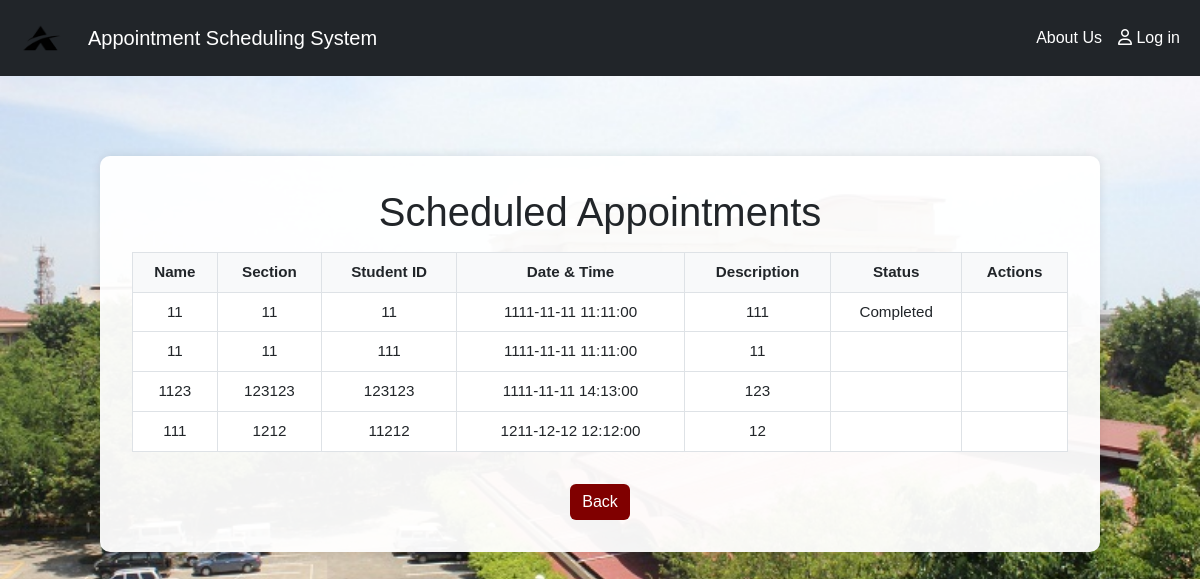
/Login/Students/viewappoint.php, run on the app's committed database.
### tables this page shows
CREATE TABLE `appointmentdb` (
  `ID` int(11) NOT NULL,
  `Student_ID` varchar(15) NOT NULL,
  `Student_Name` varchar(80) NOT NULL,
  `Section` varchar(10) NOT NULL,
  `Appointment_Date` datetime NOT NULL,
  `Description` varchar(255) NOT NULL,
  `Status` enum('Pending','Accepted','Ongoing','Completed') DEFAULT 'Pending'
);

### Login/Students/viewappoint.php (the view, shortened to what this page needs)
<?php
require 'C:\xampp\htdocs\itproject\DBconnect\Conn_appointments.php';
$sql = "SELECT Student_Name, Section, Appointment_Date, Student_ID, Description, Status FROM appointmentdb";
$result = mysqli_query($conn, $sql);
?>
<!DOCTYPE html>
<html lang="en">
<head>
    <link rel="stylesheet" href="https://cdnjs.cloudflare.com/ajax/libs/font-awesome/6.4.2/css/all.min.css">
    <link rel="stylesheet" href="https://cdn.jsdelivr.net/npm/bootstrap@5.3.0/dist/css/bootstrap.min.css">
    <link rel="stylesheet" href="/itproject/Login/Asset/addappoint.css">
    <link rel="stylesheet" href="/itproject/Login/Asset/viewappoint.css">
</head>
<body>
<nav class="navbar navbar-expand-lg navbar-dark bg-dark w-100">
    <div class="container-fluid">
        <a class="navbar-brand d-flex align-items-center" href="#">
            <img class="logo me-2" src="../../img/Alogo1.jpg" alt="Logo">
            <span class="text-white ms-2">Appointment Scheduling System</span>
        </a>
        <div class="collapse navbar-collapse" id="navbarNav">
            <ul class="navbar-nav ms-auto">
                <li class="nav-item"><a class="nav-link" href="\itproject\aboutus.php">About Us</a></li>
                <li class="nav-item">
                    <a class="nav-link btn btn-light text-dark" href="\itproject\Login\login.php">
                        <i class="fa-regular fa-user"></i> Log in
                    </a>
                </li>
            </ul>
        </div>
    </div>
</nav>
<div class="container d-flex justify-content-center mt-4">
    <div class="container3">
        <h1>Scheduled Appointments</h1>
        <table class="table table-bordered mt-3">
            <thead>
                <tr>
                    <th>Name</th>
                    <th>Section</th>
                    <th>Student ID</th>
                    <th>Date & Time</th>
                    <th>Description</th>
                    <th>Status</th>
                    <th>Actions</th>
                </tr>
            </thead>
            <tbody>
                <?php if ($result && $result->num_rows > 0): ?>
                    <?php while ($row = $result->fetch_assoc()): ?>
                        <tr>
                            <td><?= htmlspecialchars($row['Student_Name']); ?></td>
                            <td><?= htmlspecialchars($row['Section']); ?></td>
                            <td><?= htmlspecialchars($row['Student_ID']); ?></td>
                            <td><?= htmlspecialchars($row['Appointment_Date']); ?></td>
                            <td><?= htmlspecialchars($row['Description']); ?></td>
                            <td><?= htmlspecialchars($row['Status'] ?? 'Pending'); ?></td>
                            <td>
                            </td>
                        </tr>
                    <?php endwhile; ?>
                <?php else: ?>
                    <tr>
                        <td colspan="7" class="text-center">No appointments scheduled.</td>
                    </tr>
                <?php endif; ?>
            </tbody>
        </table>
        <a href="addappoint.php" class="btn btn-danger mt-3">Back</a>
    </div>
</div>
</body>
</html>

### Login/Asset/addappoint.css (style rules this page uses)
body { background: url("../../img/body.jpg") no-repeat center center fixed; background-size: cover; font-family: Arial, sans-serif; }
.logo { height: 60px; width: 60px; }

### Login/Asset/viewappoint.css (style rules this page uses)
body { background: url("../../img/body.jpg") no-repeat center center fixed; background-size: cover; font-family: Arial, sans-serif; }
.navbar { background-color: maroon; }
.navbar-brand img { height: 50px; }
.navbar-nav .nav-link { color: white !important; font-size: 1rem; transition: 0.3s; }
.container3 { margin: 5% auto; background-color: rgba(255, 255, 255, 0.95); padding: 2rem; border-radius: 10px; box-shadow: 0 0 10px rgba(0, 0, 0, 0.1); width: 90%; max-width: 1000px; text-align: center; overflow-x: auto; }
.table { font-size: 0.95rem; }
.table th { background-color: #f8f9fa; white-space: nowrap; }
.table td { vertical-align: middle; word-wrap: break-word; }
.btn-danger { background-color: maroon; border: none; transition: 0.3s; }

### data on the page
appointmentdb: Student_Name "11", Section "11", Student_ID "11", Appointment_Date "1111-11-11 11:11:00", Description "111", Status "Completed"
appointmentdb: Student_Name "11", Section "11", Student_ID "111", Appointment_Date "1111-11-11 11:11:00", Description "11"
appointmentdb: Student_Name "1123", Section "123123", Student_ID "123123", Appointment_Date "1111-11-11 14:13:00", Description "123"
appointmentdb: Student_Name "111", Section "1212", Student_ID "11212", Appointment_Date "1211-12-12 12:12:00", Description "12"
